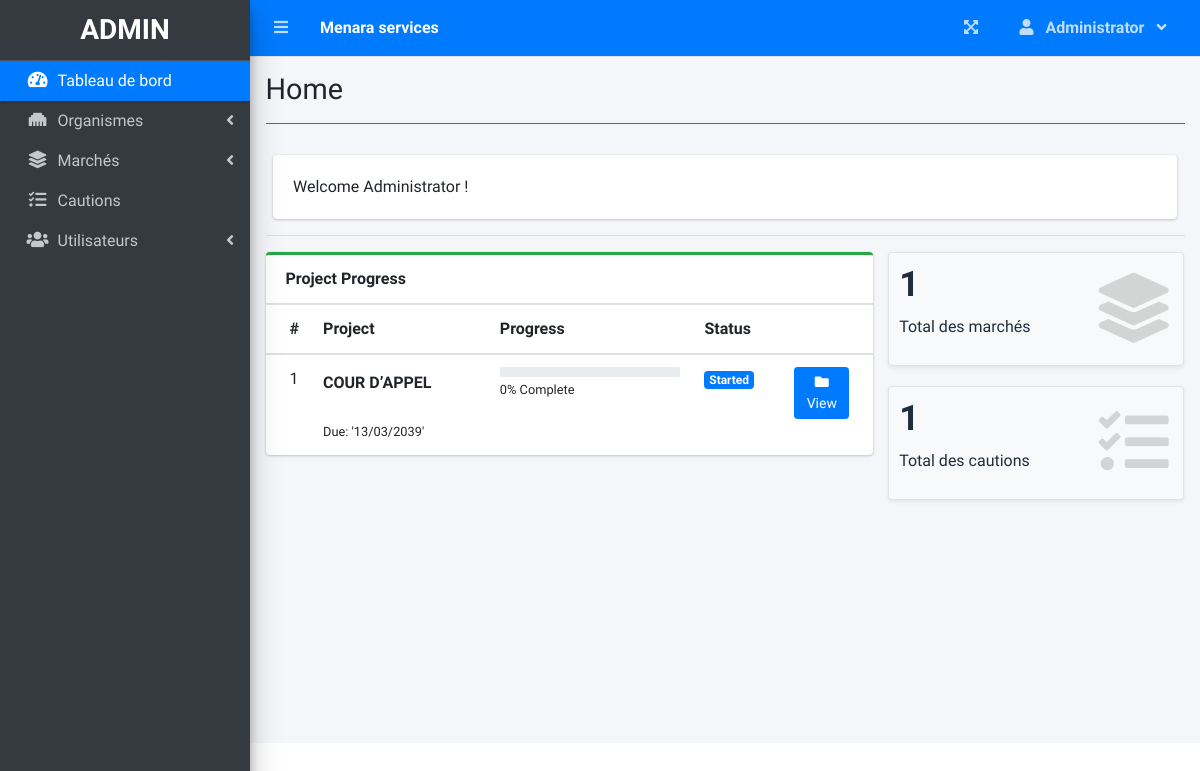
Page / (signed in) on the earlier database version.
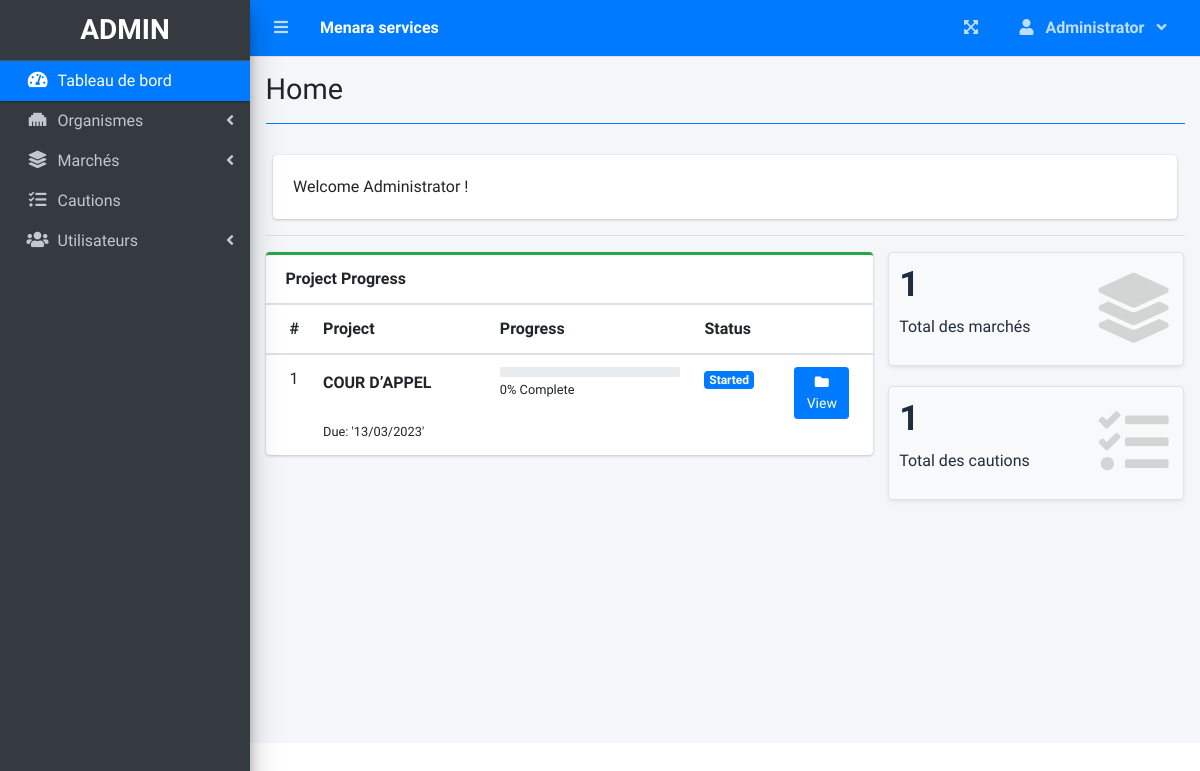
Same page on the later database version.
### tables this page shows
CREATE TABLE `project_list` (
  `id` int(30) NOT NULL,
  `name` varchar(255) NOT NULL,
  `description` text NOT NULL,
  `status` tinyint(2) NOT NULL,
  `start_date` date NOT NULL,
  `end_date` date NOT NULL,
  `manager_id` int(30) NOT NULL,
  `user_ids` text NOT NULL,
  `date_created` datetime NOT NULL DEFAULT current_timestamp(),
  `num_ordr` int(11) NOT NULL,
  `num_offr` varchar(20) NOT NULL,
  `ctn` float NOT NULL,
  `est` float NOT NULL,
  `est_min` float NOT NULL,
  `est_max` float NOT NULL,
  `ville` varchar(100) NOT NULL,
  `hr` time NOT NULL,
  `qc` varchar(255) NOT NULL,
  `org_id` text NOT NULL
);

CREATE TABLE `org` (
  `id` int(11) NOT NULL,
  `name` text NOT NULL,
  `email` varchar(255) NOT NULL,
  `num` varchar(100) NOT NULL
);

### home.php (the view, shortened to what the changed rows need)
<?php include('db_connect.php') ?>
      <div class="row">
        <div class="col-md-8">
        <div class="card card-outline card-success">
          <div class="card-body p-0">
            <div class="table-responsive">
              <table class="table m-0 table-hover">
                <colgroup>
                </colgroup>
                <thead>
                  <th>#</th>
                  <th>Project</th>
                  <th>Progress</th>
                  <th>Status</th>
                  <th></th>
                </thead>
                <tbody>
                <?php
                $i = 1;
                $stat = array("Pending","Started","On-Progress","On-Hold","Over Due","Done");
                $where = "";
                $qry = $conn->query("SELECT * FROM project_list $where order by name asc");
                while($row= $qry->fetch_assoc()):
                  $org = $conn->query("SELECT *,name FROM org where id = " . $row['org_id']);
						$org = $org->num_rows > 0 ? $org->fetch_array() : array();
                $tprog = $conn->query("SELECT * FROM task_list where project_id = {$row['id']}")->num_rows;
                $cprog = $conn->query("SELECT * FROM task_list where project_id = {$row['id']} and status = 3")->num_rows;
                $prog = $tprog > 0 ? ($cprog/$tprog) * 100 : 0;
                $prog = $prog > 0 ?  number_format($prog,2) : $prog;
                $prod = $conn->query("SELECT * FROM user_productivity where project_id = {$row['id']}")->num_rows;
                if($row['status'] == 0 && strtotime(date('d/m/Y')) >= strtotime($row['start_date'])):
                if($prod  > 0  || $cprog > 0)
                  $row['status'] = 2;
                else
                  $row['status'] = 1;
                elseif($row['status'] == 0 && strtotime(date('d/m/Y')) > strtotime($row['end_date'])):
                $row['status'] = 4;
                endif;
                  ?>
                  <tr>
                      <td>
                         <?php echo $i++ ?>
                      </td>
                      <td>
                          <b><?php if(isset($org['id'])) : ?>
									<div class="d-flex align-items-center mt-1">
										<b><?php echo ucwords(html_entity_decode($org['name'])) ?></b>
									</div>
									<?php else: ?>
										<small><i>Organism Deleted from Database</i></small>
									<?php endif; ?>
								</b>
                          <br>
                          <small>
                              Due: <?php echo date("'d/m/Y'",strtotime($row['end_date'])) ?>
                          </small>
                      </td>
                      <td class="project_progress">
                          <div class="progress progress-sm">
                          </div>
                          <small>
                              <?php echo $prog ?>% Complete
                          </small>
                      </td>
                      <td class="project-state">
                          <?php
                            if($stat[$row['status']] =='Pending'){
                              echo "<span class='badge badge-secondary'>{$stat[$row['status']]}</span>";
                            }elseif($stat[$row['status']] =='Started'){
                              echo "<span class='badge badge-primary'>{$stat[$row['status']]}</span>";
                            }elseif($stat[$row['status']] =='On-Progress'){
                              echo "<span class='badge badge-info'>{$stat[$row['status']]}</span>";
                            }elseif($stat[$row['status']] =='On-Hold'){
                              echo "<span class='badge badge-warning'>{$stat[$row['status']]}</span>";
                            }elseif($stat[$row['status']] =='Over Due'){
                              echo "<span class='badge badge-danger'>{$stat[$row['status']]}</span>";
                            }elseif($stat[$row['status']] =='Done'){
                              echo "<span class='badge badge-success'>{$stat[$row['status']]}</span>";
                            }
                          ?>
                      </td>
                      <td>
                        <a class="btn btn-primary btn-sm" href="./index.php?page=view_project&id=<?php echo $row['id'] ?>">
                              <i class="fas fa-folder">
                              </i>
                              View
                        </a>
                      </td>
                  </tr>
                <?php endwhile; ?>
                </tbody>
              </table>
            </div>
          </div>
        </div>
        </div>
      </div>

Differences in the rows shown:
changed project_list "COUR D’APPEL": end_date "'13/03/2039'" → "'13/03/2023'"
